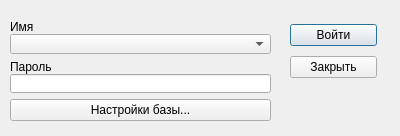
<?xml version="1.0" encoding="UTF-8"?>
<ui version="4.0">
 <class>AuthoriseWindow</class>
 <widget class="QDialog" name="AuthoriseWindow">
  <property name="geometry">
   <rect>
    <x>0</x>
    <y>0</y>
    <width>400</width>
    <height>136</height>
   </rect>
  </property>
  <property name="windowTitle">
   <string>Dialog</string>
  </property>
  <widget class="QWidget" name="layoutWidget">
   <property name="geometry">
    <rect>
     <x>290</x>
     <y>20</y>
     <width>87</width>
     <height>62</height>
    </rect>
   </property>
   <layout class="QVBoxLayout" name="buttons_layout">
    <item>
     <widget class="QPushButton" name="enter_button">
      <property name="text">
       <string>Войти</string>
      </property>
     </widget>
    </item>
    <item>
     <widget class="QPushButton" name="close_button">
      <property name="text">
       <string>Закрыть</string>
      </property>
     </widget>
    </item>
   </layout>
  </widget>
  <widget class="QWidget" name="layoutWidget">
   <property name="geometry">
    <rect>
     <x>10</x>
     <y>20</y>
     <width>261</width>
     <height>101</height>
    </rect>
   </property>
   <layout class="QVBoxLayout" name="verticalLayout">
    <item>
     <layout class="QVBoxLayout" name="name_layout" stretch="0,0">
      <property name="spacing">
       <number>0</number>
      </property>
      <item>
       <widget class="QLabel" name="name_label">
        <property name="text">
         <string>Имя</string>
        </property>
       </widget>
      </item>
      <item>
       <widget class="QComboBox" name="name_box">
        <property name="editable">
         <bool>false</bool>
        </property>
        <property name="insertPolicy">
         <enum>QComboBox::NoInsert</enum>
        </property>
       </widget>
      </item>
     </layout>
    </item>
    <item>
     <layout class="QVBoxLayout" name="password_layout">
      <property name="spacing">
       <number>0</number>
      </property>
      <item>
       <widget class="QLabel" name="pass_label">
        <property name="text">
         <string>Пароль</string>
        </property>
       </widget>
      </item>
      <item>
       <widget class="QLineEdit" name="pass_text">
        <property name="echoMode">
         <enum>QLineEdit::Password</enum>
        </property>
       </widget>
      </item>
     </layout>
    </item>
    <item>
     <widget class="QPushButton" name="settings_button">
      <property name="text">
       <string>Настройки базы...</string>
      </property>
     </widget>
    </item>
   </layout>
  </widget>
 </widget>
 <tabstops>
  <tabstop>pass_text</tabstop>
  <tabstop>enter_button</tabstop>
  <tabstop>close_button</tabstop>
  <tabstop>settings_button</tabstop>
  <tabstop>name_box</tabstop>
 </tabstops>
 <resources/>
 <connections/>
</ui>
